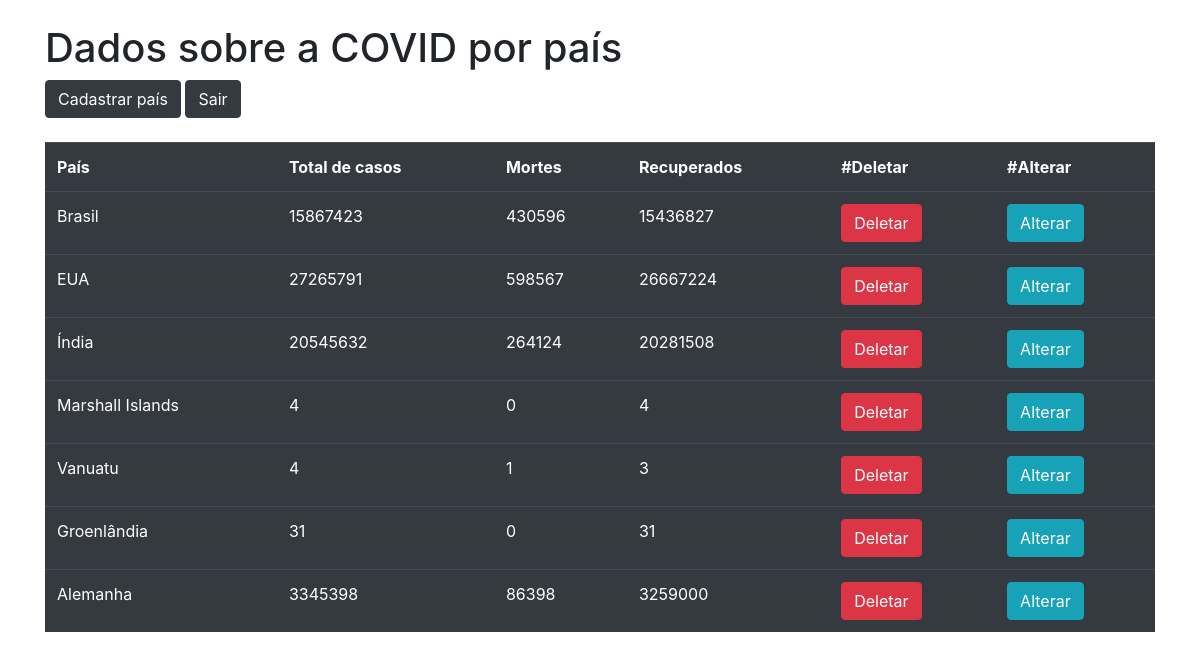
Page /list/ on the committed database.
### core/models.py (models this page shows, shortened)
class Dados(models.Model):
    casos_confirmados =  models.IntegerField()
    mortes = models.IntegerField()
    recuperados = models.IntegerField()
    pais = models.CharField(max_length=100)
    class Meta:
        db_table = 'dados'

### core/views.py (the view)
# urls.py: path('list/',views.list_data),
def list_data(request):
    dados = {"casos": Dados.objects.all()}
    return render(request, 'index.html', dados)

### templates/index.html (shortened to what this page needs)
<!DOCTYPE html>
<html lang="pt-br">
<head>
  <link rel="stylesheet" href="https://maxcdn.bootstrapcdn.com/bootstrap/4.5.2/css/bootstrap.min.css">
</head>
<body >
  <div  class="container mt-4">
    <h1>Dados sobre a COVID por país</h1>
    <a class="btn btn-dark" href="/register/">Cadastrar país</a>
    <a class="btn btn-dark" href="/logout/">Sair</a>
    <div class="container mt-4">
            <div class="row">
              <table style="width:100%" class="table table-dark">
                <tr>
                  <th>País</th>
                  <th>Total de casos</th>
                  <th>Mortes</th>
                  <th>Recuperados</th>
                  <th>#Deletar</th>
                  <th>#Alterar</th>
                </tr>
              {% for caso in casos %}
                <tr>
                  <td>{{caso.pais}}</td>
                  <td>{{caso.casos_confirmados}}</td>
                  <td>{{caso.mortes}}</td>
                  <td>{{caso.recuperados}}</td>
                  <td><a class="btn btn-danger" href="/delete/{{caso.id}}/">Deletar</a></td>
                  <td><a class="btn btn-info" href="/edit/">Alterar</a></td>
                </tr>
              {% endfor %}
              </table>
            </div>
        </div>
    </div>
</body>
</html>

### rows in the picture
Dados: pais "Brasil", casos_confirmados "15867423", mortes "430596", recuperados "15436827"
Dados: pais "EUA", casos_confirmados "27265791", mortes "598567", recuperados "26667224"
Dados: pais "Índia", casos_confirmados "20545632", mortes "264124", recuperados "20281508"
Dados: pais "Marshall Islands", casos_confirmados "4", mortes "0", recuperados "4"
Dados: pais "Vanuatu", casos_confirmados "4", mortes "1", recuperados "3"
Dados: pais "Groenlândia", casos_confirmados "31", mortes "0", recuperados "31"
Dados: pais "Alemanha", casos_confirmados "3345398", mortes "86398", recuperados "3259000"
